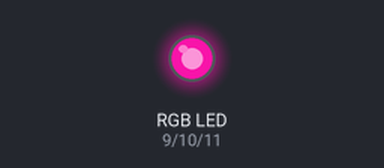
Recording of a sketch running on a simulated Arduino Uno, built with avr-gcc and run on an emulated ATmega328P. Shown: an RGB LED mixed from three pins (HIGH = lit). Dim RGB values are drawn brighter than linear; random numbers use the default seed unless the sketch sets one.

Above: at 0.1 s.
At 4.1 s:
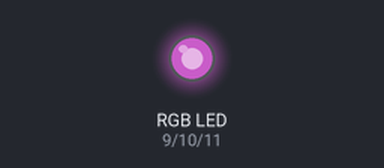
At 9.1 s:
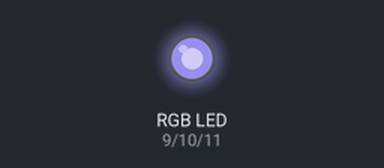
At 19.1 s:
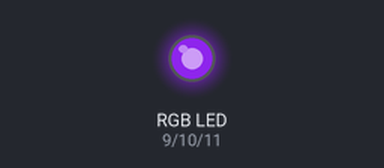
At 28.1 s:
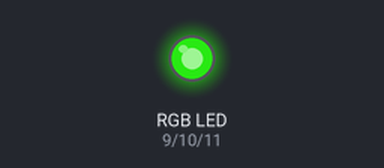
At 38.1 s:
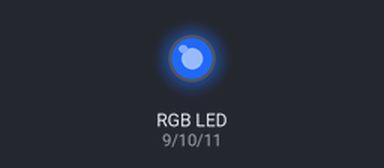
Timing chart, 0 to 40.0 s (numbered marks = the images above):
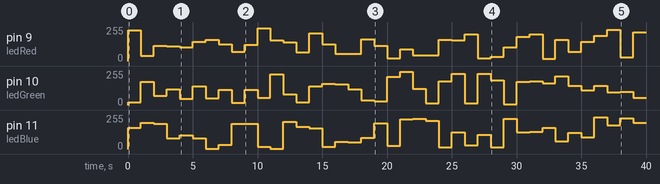

Measured:
- by itself, pin 10 (ledGreen): 0/255 → 19/255 at 0.00 s, → 175/255 1.0 s later, → 68/255 1.0 s later, → 120/255 1.0 s later, … (40 changes in this stretch)
- by itself, pin 11 (ledBlue): 0/255 → 158/255 at 0.00 s, → 197/255 1.0 s later, → 188/255 1.0 s later, → 80/255 1.0 s later, … (40 changes in this stretch)

The sketch:

RGB_Led.ino
```cpp
const int ledRed = 9;
const int ledGreen = 10;
const int ledBlue = 11;

void setup()
{
  pinMode(ledRed, OUTPUT);
  pinMode(ledGreen, OUTPUT);
  pinMode(ledBlue, OUTPUT);
}

void loop()
{
  analogWrite(ledRed, random(255));
  analogWrite(ledGreen, random(255));
  analogWrite(ledBlue, random(255));
  delay(1000);
}
```
